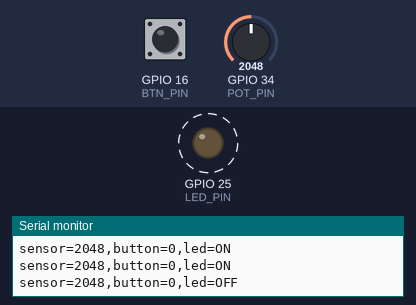
The program below on a simulated ESP32. Shown: output pins drawn as LEDs (lit = HIGH), the last lines printed to the serial monitor. Dashed ring = blinking. Inputs (shaded band) come from the test bench; at power-on: GPIO 34 (POT_PIN) = 2048, GPIO 16 (BTN_PIN) HIGH.

Above: at 1.2 s.
1.3 s: GPIO 34 (POT_PIN) set to 3603
At 1.56 s:
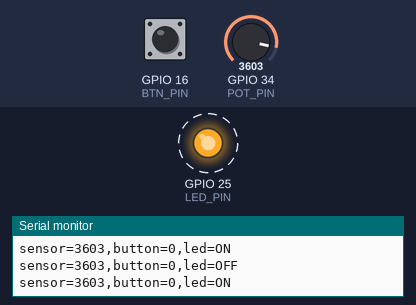
4.3 s: GPIO 16 (BTN_PIN) pulled LOW for 3.2 s
9.0 s: GPIO 34 (POT_PIN) set to 4095
At 9.6 s:
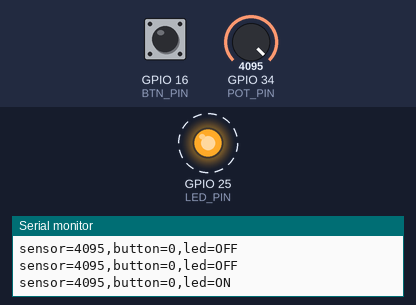
Timing chart, 0 to 18.0 s (numbered marks = the images above; inputs shaded):
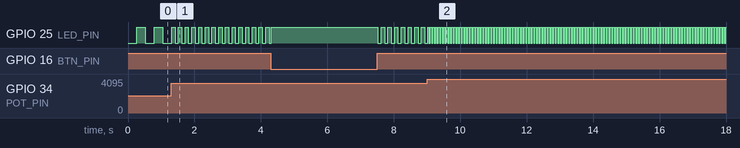

The program:

main.cpp
```cpp
#include <Arduino.h>
#include "logic.h"

const int LED_PIN = 25;
const int BTN_PIN = 16;
const int POT_PIN = 34;

bool led_state = false;
unsigned long last_toggle_ms = 0;

struct Inputs
{
    int sensor_value;
    int button_state;
};

void setup_pins()
{
    pinMode(LED_PIN, OUTPUT);
    pinMode(BTN_PIN, INPUT_PULLUP);
}

Inputs read_inputs()
{
    int sensor_val = analogRead(POT_PIN);
    int btn_raw = digitalRead(BTN_PIN);
    int btn_state = (btn_raw == LOW) ? 1 : 0;
    return {sensor_val, btn_state};
}


void update_led(int button_state, int blink_delay, unsigned long now_ms)
{
    if (button_state == 1)
    {
        digitalWrite(LED_PIN, HIGH);
        led_state = true;
        return;
    }

    if (now_ms - last_toggle_ms >= (unsigned long)(blink_delay / 2))
    {
        led_state = !led_state;
        digitalWrite(LED_PIN, led_state ? HIGH : LOW);
        last_toggle_ms = now_ms;
    }
}

void print_telemetry(int sensor_value, int button_state, bool led_is_on, unsigned long now_ms)
{
    static unsigned long last_print_ms = 0;
    if (now_ms - last_print_ms >= 100)
    {
        Serial.printf("sensor=%d,button=%d,led=%s\n",
                      sensor_value, button_state, led_is_on ? "ON" : "OFF");
        last_print_ms = now_ms;
    }
}

void setup()
{
    Serial.begin(115200);
    setup_pins();
}

void loop()
{
    unsigned long now_ms = millis();

    Inputs inputs = read_inputs();

    int blink_delay = compute_blink_delay(inputs.sensor_value);

    update_led(inputs.button_state, blink_delay, now_ms);

    print_telemetry(inputs.sensor_value, inputs.button_state, led_state, now_ms);

    delay(20);
}
```

logic.cpp
```cpp
#include "logic.h"

int compute_blink_delay(int sensor_value)
{
    return map(sensor_value, 0, 4095, 1000, 50);
}
```

logic.h
```cpp
#ifndef LOGIC_H
#define LOGIC_H

#include <Arduino.h>

int compute_blink_delay(int sensor_value);

#endif
```

Measured:
- after the input at 1.3 s, GPIO 25 (LED_PIN): alternates HIGH for 0.10 s and LOW for 0.10 s, starting after 0.11 s
- after the input at 9.0 s, GPIO 25 (LED_PIN): alternates HIGH for 0.04 s and LOW for 0.04 s, starting after 0.06 s
- by itself, GPIO 25 (LED_PIN): alternates HIGH for 0.26 s and LOW for 0.26 s
